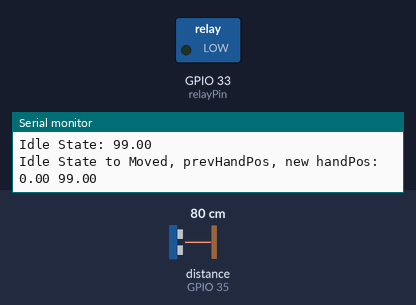
Bench run of a sketch on a simulated ESP32. On the bench: switched loads named in the sketch (green lamp = pin HIGH), the last lines printed to the serial monitor. Wiring (inferred from the names in the program): ultrasonic range finder: trigger GPIO 32; echo GPIO 35. The inputs (shaded band) are chosen by the test bench; at power-on: distance to the obstacle (sensor on GPIO 35) 80 cm. The echo pulse lasts 58.3 µs per cm; pins used as bus, display or sensor lines are not drawn.

Above: at 0.1 s.
At 3.1 s:
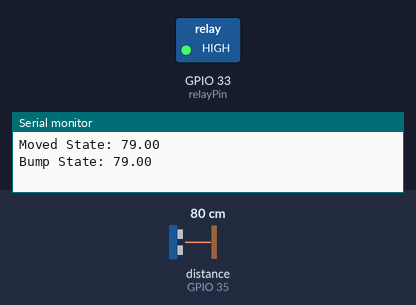
Timing chart, 0 to 6.5 s (numbered marks = the images above):
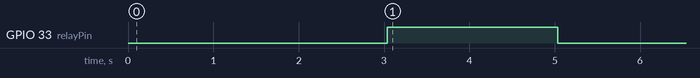

The sketch:

esp32-andyruler.ino
```cpp
/*
* Totall-E-sp Sonar Sensor Test
*
*
*/

  // Hardware Defines

  // defines pins numbers
  // note, do not use 36-39 on esp32
  const int trigPin = 32;
  const int echoPin = 35;
  const int relayPin = 33;

  // defines variables
  long duration;
  float distance;
  const unsigned long echoTimeout = 300000;

  int state = 0;
  float handPos = 99.0;
  float prevHandPos = 0.0;
  float moveThres = 1.4;


void setup() {
  // put your setup code here, to run once:u
  Serial.begin(115200);

  pinMode(trigPin, OUTPUT); // Sets the trigPin as an Output
  pinMode(echoPin, INPUT); // Sets the echoPin as an Input
  pinMode(relayPin, OUTPUT); // Sets the relayPin as an Output
}


void loop() {


  // TODO: set millis() and loop with consistant timing

  switch (state)
  {
    //
    // IDLE STATE
    //
    case 0:
    {
      Serial.println((String)"Idle State: " + handPos);

      // did i move?
      if (abs(prevHandPos - handPos) > moveThres)
      {
        Serial.println((String)"Idle State to Moved, prevHandPos, new handPos: " + prevHandPos+" "+handPos);
        prevHandPos = handPos;
        state = 1;
      }
      break;
    }

    //
    // MOVED STATE
    //
    case 1:
    {
      // i got moved state
      Serial.println((String)"Moved State: " + handPos);
      state = 2;
      break;
    }

    //
    // BUMP POS STATE
    //
    case 2:
    {
      Serial.println((String)"Bump State: " + handPos);

      // xtra bump me brah state
      digitalWrite(relayPin, HIGH);
      delay(2000);
      digitalWrite(relayPin, LOW);

      prevHandPos = getAvgDistance(3);
      Serial.println((String)"Bump  State setting prevHandPos: " + prevHandPos);

      // go back to idle
      state = 0;
      break;
    }

    //
    // EOL STATE
    //
    case 3:
    {
      Serial.println((String)"EOL State" + handPos);
      // end of the line
      // dont do anything until you get back home
      break;
    }
    default:
    {
      Serial.println("unexpected state");
      break;
    }
  }

  handPos = getAvgDistance(3);

  delay(1500);

}


float getAvgDistance(int readings)
{
  float retval = -1.0;
  int i = 0;
  int distSum = 0;

  // gets two or some more distance values from the sonar and returns the
  // avg of the readings
  for (i = 0; i < readings; i ++)
  {
    //read the distance
    // Ping! always takes about 12 Ms

    // Clears the trigPin
    digitalWrite(trigPin, LOW);
    delayMicroseconds(2);
    // Sets the trigPin on HIGH state for 10 micro seconds
    digitalWrite(trigPin, HIGH);
    delayMicroseconds(10);
    digitalWrite(trigPin, LOW);

    // Reads the echoPin, returns the sound wave travel time in microseconds
    duration = pulseIn(echoPin, HIGH, echoTimeout);
    // Calculating the distance (cm)
    distance = duration*0.034/2;
    distSum += distance;
    delayMicroseconds(1000);
  }

  retval = (float) distSum / readings;

  return retval;
}
```

Measured:
- by itself, GPIO 33 (relayPin): LOW → HIGH at 3.0 s, → LOW 2.0 s later
